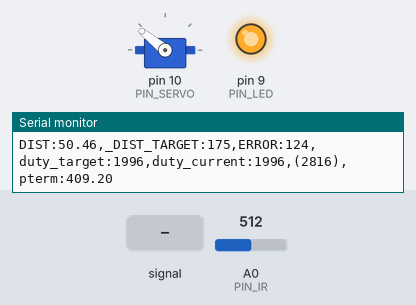
Simulated run of this sketch. Board: Arduino Uno, built with avr-gcc and run on an emulated ATmega328P. Shown: servo, output pins drawn as LEDs (lit = HIGH), the last lines printed to the serial monitor. The test bench sets the inputs (shaded band); at power-on: A0 (PIN_IR) = 512.

Above: at 1.2 s.
1.3 s: A0 (PIN_IR) fed a 1000 Hz sine of ±255 counts around its level
4.3 s: A0 (PIN_IR) set to 716
5.8 s: A0 (PIN_IR) set to 306
At 7.2 s:
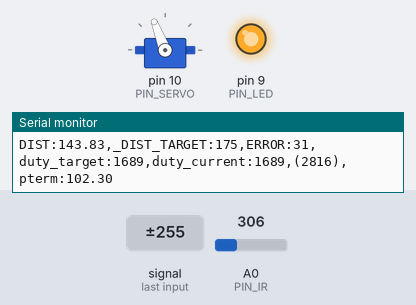
7.5 s: A0 (PIN_IR) set to 165
At 9.1 s:
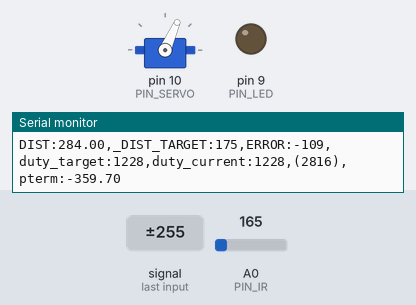
9.4 s: A0 (PIN_IR) set to 122
At 10.2 s:
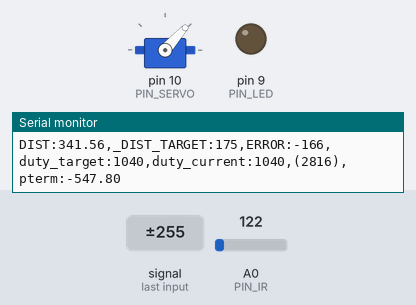
11.0 s: A0 (PIN_IR) set to 90
At 12.1 s:
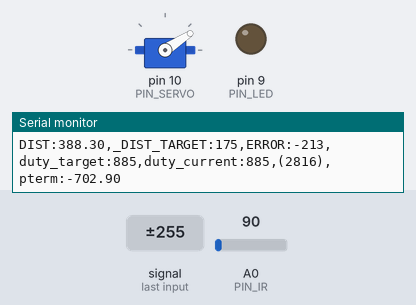
Timing chart, 0 to 13.6 s (numbered marks = the images above; inputs shaded):
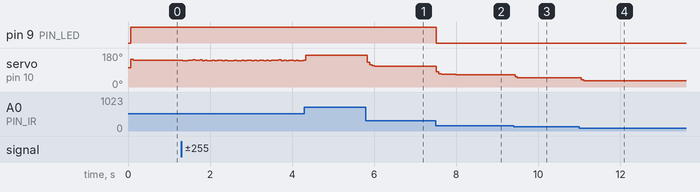

Measured:
- after the input at 5.8 s, servo on pin 10 (PIN_SERVO): 169° → 132° at once, → 113° 0.06 s later, → 111° 0.12 s later
- after the input at 7.5 s, pin 9 (PIN_LED): HIGH → LOW at once; servo on pin 10 (PIN_SERVO): 111° → 71° at once, → 67° 0.12 s later, → 66° 0.36 s later
- after the input at 9.4 s, servo on pin 10 (PIN_SERVO): 66° → 50° at once, → 48° 0.12 s later
- after the input at 11.0 s, servo on pin 10 (PIN_SERVO): 48° → 34° after 0.05 s, → 33° 0.12 s later

The sketch:

23_pid_P_only.ino
```cpp
#include <Servo.h>

// Arduino pin assignment
#define PIN_LED   9
#define PIN_SERVO 10
#define PIN_IR    A0

// Event interval parameters
#define _INTERVAL_DIST    60 // distance sensor interval (unit: ms)
#define _INTERVAL_SERVO   20 // servo interval (unit: ms)
#define _INTERVAL_SERIAL  100 // serial interval (unit: ms)

// EMA filter configuration for the IR distance sensor
#define _EMA_ALPHA 0.7    // EMA weight of new sample (range: 0 to 1)
                          // Setting EMA to 1 effectively disables EMA filter.

// Servo adjustment - Set _DUTY_MAX, _NEU, _MIN with your own numbers
#define _DUTY_MAX 2291 // 2000
#define _DUTY_NEU 1587 // 1500
#define _DUTY_MIN 883 // 1000

#define _SERVO_ANGLE_DIFF  145   // Replace with |D - E| degree
#define _SERVO_SPEED       100   // servo speed

// Target Distance
#define _DIST_TARGET    175 // Center of the rail (unit:mm)

// PID parameters
#define _KP  3.3    // proportional gain
//#define _KD 0.0   // derivative gain
//#define _KI 0.0   // integral gain

// global variables

Servo myservo;
float dist_ema;   // Filtered distance

// Event periods
unsigned long last_sampling_time_dist, last_sampling_time_servo, last_sampling_time_serial; // unit: ms
bool event_dist, event_servo, event_serial;

// Servo speed control
int duty_change_per_interval;     // maximum duty difference per interval

// Servo position
int duty_target, duty_current;

int error_current;
float pterm /*, dterm, iterm */;

void setup()
{
  // initialize GPIO pins
  pinMode(PIN_LED,OUTPUT);

  myservo.attach(PIN_SERVO);
  duty_target = duty_current = _DUTY_NEU;
  myservo.writeMicroseconds(duty_current);

  // convert speed into duty change per interval.
  duty_change_per_interval =
    (_DUTY_MAX - _DUTY_MIN) * (float)_SERVO_SPEED * (_INTERVAL_SERVO / 1000.0);

  // initialize serial port
  Serial.begin(1000000);
}

void loop()
{
  unsigned long time_curr = millis();

  // wait until next event time
  if (time_curr >= (last_sampling_time_dist + _INTERVAL_DIST)) {
    last_sampling_time_dist += _INTERVAL_DIST;
    event_dist = true;
  }
  if (time_curr >= (last_sampling_time_servo + _INTERVAL_SERVO)) {
    last_sampling_time_servo += _INTERVAL_SERVO;
    event_servo = true;
  }
  if (time_curr >= (last_sampling_time_serial + _INTERVAL_SERIAL)) {
    last_sampling_time_serial += _INTERVAL_SERIAL;
    event_serial = true;
  }

  if (event_dist) {
    float dist_filtered; // unit: mm
    int control;

    event_dist = false;

    // get a distance reading from the distance sensor
    dist_filtered = volt_to_distance(ir_sensor_filtered(99, 0.5, 0));
    dist_ema = _EMA_ALPHA * dist_filtered + (1.0 - _EMA_ALPHA) * dist_ema;

    // Update PID variables
    error_current = _DIST_TARGET - dist_ema;
    pterm = _KP * error_current;

    control = pterm /* + dterm + iterm */;
    duty_target = _DUTY_NEU + control;

    // Limit duty_target within the range of [_DUTY_MIN, _DUTY_MAX]
    if (duty_target < _DUTY_MIN)
      duty_target = _DUTY_MIN; // lower limit
    if (duty_target > _DUTY_MAX)
      duty_target = _DUTY_MAX; // upper limit

    if (error_current > 0)
      digitalWrite(PIN_LED, 1);
    else
      digitalWrite(PIN_LED, 0);
  }

  if (event_servo) {
    event_servo = false;

    // adjust duty_curr toward duty_target by duty_change_per_interval
    if (duty_target > duty_current) {
      duty_current += duty_change_per_interval;
      if (duty_current > duty_target)
          duty_current = duty_target;
    } else {
      duty_current -= duty_change_per_interval;
      if (duty_current < duty_target)
        duty_current = duty_target;
    }

    myservo.writeMicroseconds(duty_current);
  }

  if (event_serial) {
    event_serial = false;

    Serial.print("DIST:");
    Serial.print(dist_ema);
    Serial.print(",_DIST_TARGET:"),
    Serial.print(_DIST_TARGET);
    Serial.print(",ERROR:");
    Serial.print(error_current);
    Serial.print(",duty_target:");
    Serial.print(duty_target);
    Serial.print(",duty_current:");
    Serial.print(duty_current);
    Serial.print(",(");
    Serial.print(duty_change_per_interval);
    Serial.print("),pterm:");
    Serial.println(pterm);
  }
}

float volt_to_distance(int a_value)
{
  int x = a_value;
  // Replace next line into your own equation
  // return (6762.0 / (a_value - 9) - 4.0) * 10.0;
  return 533 + (-1.68 * x) + (4.55 * 0.0001 * x * x) + (4.28 * 0.000001 * x * x * x) + (-4.6 * 0.000000001 * x * x * x * x);
}

int compare(const void *a, const void *b) {
  return (*(unsigned int *)a - *(unsigned int *)b);
}

unsigned int ir_sensor_filtered(unsigned int n, float position, int verbose)
{
  // Eliminate spiky noise of an IR distance sensor by repeating measurement and taking a middle value
  // n: number of measurement repetition
  // position: the percentile of the sample to be taken (0.0 <= position <= 1.0)
  // verbose: 0 - normal operation, 1 - observing the internal procedures, and 2 - calculating elapsed time.
  // Example 1: ir_sensor_filtered(n, 0.5, 0) => return the median value among the n measured samples.
  // Example 2: ir_sensor_filtered(n, 0.0, 0) => return the smallest value among the n measured samples.
  // Example 3: ir_sensor_filtered(n, 1.0, 0) => return the largest value among the n measured samples.

  // The output of Sharp infrared sensor includes lots of spiky noise.
  // To eliminate such a spike, ir_sensor_filtered() performs the following two steps:
  // Step 1. Repeat measurement n times and collect n * position smallest samples, where 0 <= postion <= 1.
  // Step 2. Return the position'th sample after sorting the collected samples.

  // returns 0, if any error occurs

  unsigned int *ir_val, ret_val;
  unsigned int start_time;

  if (verbose >= 2)
    start_time = millis();

  if ((n == 0) || (n > 100) || (position < 0.0) || (position > 1))
    return 0;

  if (position == 1.0)
    position = 0.999;

  if (verbose == 1) {
    Serial.print("n: "); Serial.print(n);
    Serial.print(", position: "); Serial.print(position);
    Serial.print(", ret_idx: ");  Serial.println((unsigned int)(n * position));
  }

  ir_val = (unsigned int *)malloc(sizeof(unsigned int) * n);
  if (ir_val == NULL)
    return 0;

  if (verbose == 1)
    Serial.print("IR:");

  for (int i = 0; i < n; i++) {
    ir_val[i] = analogRead(PIN_IR);
    if (verbose == 1) {
        Serial.print(" ");
        Serial.print(ir_val[i]);
    }
  }

  if (verbose == 1)
    Serial.print  ("  => ");

  qsort(ir_val, n, sizeof(unsigned int), compare);
  ret_val = ir_val[(unsigned int)(n * position)];

  if (verbose == 1) {
    for (int i = 0; i < n; i++) {
        Serial.print(" ");
        Serial.print(ir_val[i]);
    }
    Serial.print(" :: ");
    Serial.println(ret_val);
  }
  free(ir_val);

  if (verbose >= 2) {
    Serial.print("Elapsed time: "); Serial.print(millis() - start_time); Serial.println("ms");
  }

  return ret_val;
}
```
